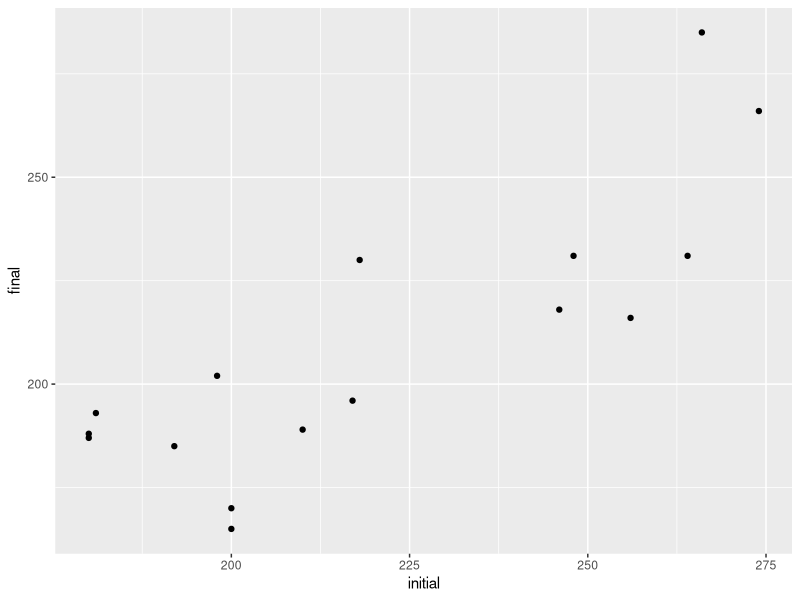
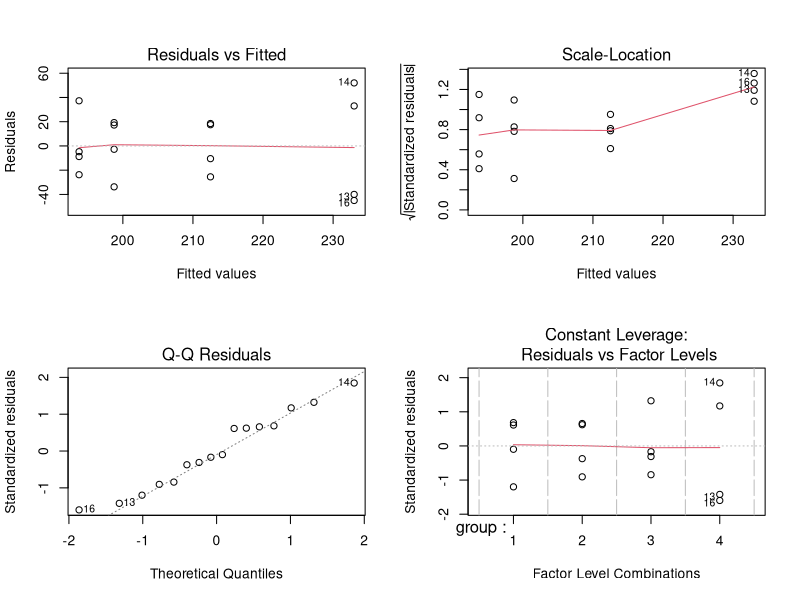

The R script that drew these images, in order:
rats_data<-data.frame(initial=c(217, 246, 256, 200, 198, 248, 180, 218,
                                264, 200, 210, 192, 181, 266, 274, 180),
                      final=c(196, 218, 216, 165, 202, 231, 187, 230, 231, 170,
                              189, 185, 193, 285, 266, 188),
                      group=rep(c("1","2","3","4"), each=4))

# has randomization worked?
# check initial weights between groups

tapply(rats_data$initial, rats_data$group, mean)

library(ggplot2)
ggplot(rats_data)+
  geom_point(aes(x=initial,y=final))

model1<-aov(final~group,data = rats_data)
summary(model1)

model4b<-aov(final~group+initial, data=rats_data)
summary(model4b)

layout(matrix(c(1,2,3,4),2,2))
plot(model1)
